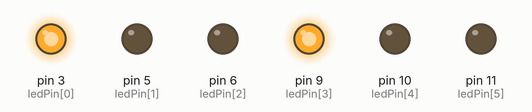
This sketch was run on a simulated Arduino Uno, built with avr-gcc and run on an emulated ATmega328P. On the bench: output pins drawn as LEDs (lit = HIGH).

Above: at 0.1 s.
At 1.1 s:
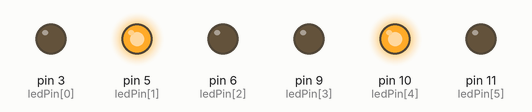
At 2.1 s:
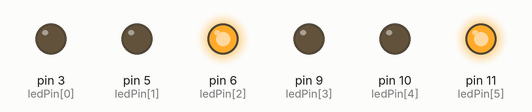
At 3.1 s:
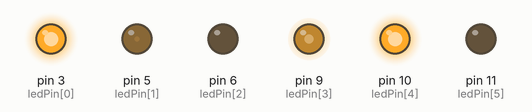
At 21.1 s:
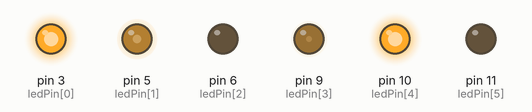
At 39.1 s:
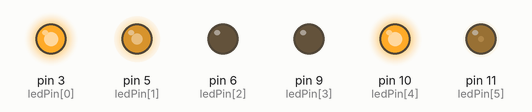
Timing chart, 0 to 40.0 s (numbered marks = the images above):
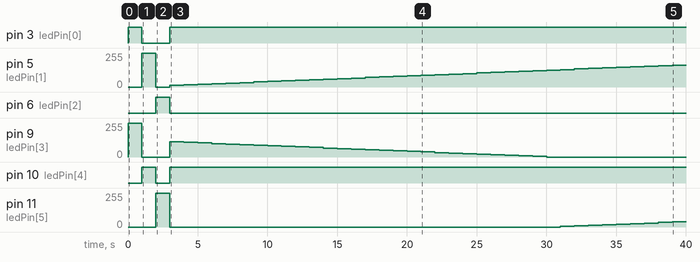

Measured:
- by itself, pin 3 (ledPin[0]): HIGH → LOW at 1.0 s, → HIGH 2.0 s later
- by itself, pin 6 (ledPin[2]): HIGH → LOW at 3.0 s
- by itself, pin 10 (ledPin[4]): HIGH → LOW at 2.0 s, → HIGH 1.0 s later
- by itself, pin 5 (ledPin[1]): 255/255 → 0/255 at 2.0 s, → 12/255 1.0 s later, → 16/255 1.0 s later, → 21/255 1.0 s later, … (38 changes in this stretch)
- by itself, pin 11 (ledPin[5]): 255/255 → 0/255 at 3.0 s, → 4/255 28.0 s later, → 8/255 1.0 s later, → 12/255 1.0 s later, … (10 changes in this stretch)

The sketch:

200126_pitch_please.ino
```cpp
// LED
float ledCrr[6];
int ledPin[] = {3, 5, 6, 9, 10, 11};

// serial receive
int incommingBuffer[8];
int incommingBufferPos = 0;

bool receivingCC = false;

// status LED
int statusLEDPin = 8;
bool statusLED = true;

unsigned long messageLast = 0;
int messageInterval = 250;

void setup() {
  Serial.begin(57600);

  for(int i = 0; i < 6; i++)  ledCrr[i] = 0;

  testRGB();
}

void testRGB(){
  analogWrite( ledPin[0], 255); analogWrite( ledPin[1],   0); analogWrite( ledPin[2],   0);
  analogWrite( ledPin[3], 255); analogWrite( ledPin[4],   0); analogWrite( ledPin[5],   0);
  delay(1000);

  analogWrite( ledPin[0],   0); analogWrite( ledPin[1], 255); analogWrite( ledPin[2],   0);
  analogWrite( ledPin[3],   0); analogWrite( ledPin[4], 255); analogWrite( ledPin[5],   0);
  delay(1000);

  analogWrite( ledPin[0],   0); analogWrite( ledPin[1],   0); analogWrite( ledPin[2], 255);
  analogWrite( ledPin[3],   0); analogWrite( ledPin[4],   0); analogWrite( ledPin[5], 255);
  delay(1000);
}

void readMsg(){
  switch(incommingBuffer[0]){
    case 0: // set LED absolute
      float newValues[6];
      for(int i = 0; i < 6; i++){
        newValues[i] = incommingBuffer[i+1];
      }
      setLEDAbsolute(newValues);
    break;
  }
}

void processIncoming(){
  if(Serial.available() > 0){
    bool reset = false;

    // read the incoming bytes
    incommingBuffer[incommingBufferPos] = Serial.read();

    // check if current byte is a confirmation byte
    if(incommingBuffer[incommingBufferPos] == 255){

      // check if it's at the correct position
      if(incommingBufferPos >= 7){

        // message fully arrived, process it
        readMsg();
        receivingCC = true;
      }

      // reset buffer
      reset = true;

    } else if(incommingBufferPos >= 7){
      // buffer is full but the last byte is not the confirmation byte -> reset buffer
      reset = true;
    }

    incommingBufferPos++;

    if(reset){
      incommingBufferPos = 0;

    }
  }
}

void setLEDAbsolute(float values[6]){
  bool change = false;

  for(int i = 0; i < 6; i++){
    //ledTar[i] = values[i];

    if(abs(ledCrr[i] - values[i]) > 0.01){
      ledCrr[i] = values[i];
      change = true;
    }
  }

  if(change){
    for(int i = 0; i < 6; i++){
      analogWrite(ledPin[i], ledCrr[i]);
    }
  }
}

void setLEDAbsoluteHsv(float hue, float saturation, float value, int ledPanel){
  hue /= 60.0;
  saturation /= 255.0;
  value /= 255.0;

  int h = (int)hue;
  float f = hue - h;
  float p = value * (1 - saturation);
  float q = value * (1 - f * saturation);
  float t = value * (1 - (1 - f) * saturation);

  float result[3] = {0, 0, 0};

  switch (h) {
      case 0:   result[0] = value * 255;  result[1] = t * 255;      result[2] = p * 255;        break;
      case 1:   result[0] = q * 255;      result[1] = value * 255;  result[2] = p * 255;        break;
      case 2:   result[0] = p * 255;      result[1] = value * 255;  result[2] = t * 255;        break;
      case 3:   result[0] = p * 255;      result[1] = q * 255;      result[2] = value * 255;    break;
      case 4:   result[0] = t * 255;      result[1] = p * 255;      result[2] = value * 255;    break;
      case 5:   result[0] = value * 255;  result[1] = p * 255;      result[2] = q * 25;         break;
  }

  int off = min(max(ledPanel, 0), 1) * 3;

  for(int i = 0; i < 3; i++){
    ledCrr[off + i] = result[i];
    analogWrite(ledPin[off + i], ledCrr[off + i]);
  }
}

void standaloneBehaviour(){
  setLEDAbsoluteHsv(((millis() / 1000) +   0) % 360, 255, 255, 0);
  setLEDAbsoluteHsv(((millis() / 1000) +  90) % 360, 255, 255, 1);
}

void setStatusLED(){
  while(messageLast + messageInterval <= millis()){
    if(statusLED){
      digitalWrite(statusLEDPin, HIGH);
    } else {
      digitalWrite(statusLEDPin, LOW);
    }

    statusLED = !statusLED;
    messageLast += messageInterval;
  }
}

void loop() {
  processIncoming();

  if(!receivingCC){
    standaloneBehaviour();
  }

  setStatusLED();
}
```
